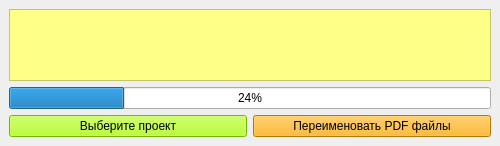
<?xml version="1.0" encoding="UTF-8"?>
<ui version="4.0">
 <class>MainWindow</class>
 <widget class="QMainWindow" name="MainWindow">
  <property name="geometry">
   <rect>
    <x>0</x>
    <y>0</y>
    <width>500</width>
    <height>146</height>
   </rect>
  </property>
  <property name="windowTitle">
   <string>Rename PDF files</string>
  </property>
  <property name="styleSheet">
   <string notr="true"/>
  </property>
  <widget class="QWidget" name="centralwidget">
   <layout class="QGridLayout" name="gridLayout">
    <item row="3" column="2">
     <widget class="QPushButton" name="btn_start">
      <property name="styleSheet">
       <string notr="true">background-color: rgb(255, 170, 0);</string>
      </property>
      <property name="text">
       <string>Переименовать PDF файлы</string>
      </property>
     </widget>
    </item>
    <item row="3" column="1">
     <widget class="QPushButton" name="btn_browse">
      <property name="styleSheet">
       <string notr="true">background-color: rgb(170, 255, 0);</string>
      </property>
      <property name="text">
       <string>Выберите проект</string>
      </property>
     </widget>
    </item>
    <item row="1" column="1" colspan="2">
     <widget class="QListWidget" name="listWidget">
      <property name="styleSheet">
       <string notr="true">background-color: rgb(253, 255, 134);</string>
      </property>
     </widget>
    </item>
    <item row="2" column="1" colspan="2">
     <widget class="QProgressBar" name="progress_bar">
      <property name="value">
       <number>24</number>
      </property>
     </widget>
    </item>
   </layout>
  </widget>
 </widget>
 <resources/>
 <connections/>
</ui>
